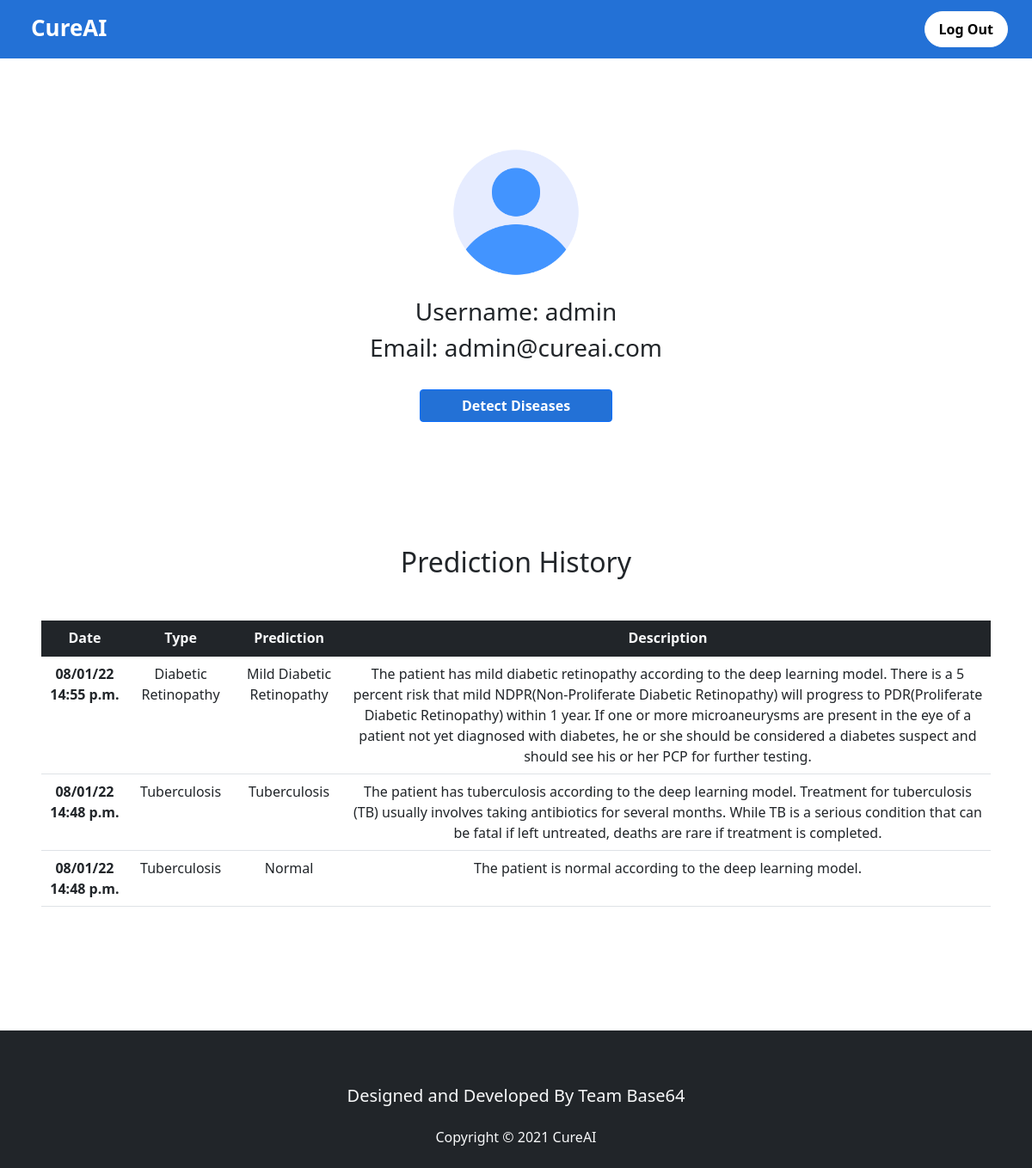
The page /dashboard (signed in) on the database its author committed.
### main/models.py (models this page shows, shortened)
class Prediction(models.Model):
    type = models.CharField(max_length=50, primary_key=False)
    prediction = models.CharField(max_length=50)
    description = models.TextField()
    date = models.DateTimeField(default=timezone.now)
    username = models.ForeignKey(User, on_delete=models.CASCADE)

### main/views.py (the view)
# urls.py: path('dashboard', views.dashboard_view, name='dashboard'),
def dashboard_view(request):
    if(request.user.is_authenticated):
        pred = Prediction.objects.all().order_by('-date')
        return render(request, 'main/dashboard.html', {'predictions':pred})
    return redirect('login')

### main/templates/main/dashboard.html (shortened to what this page needs)
{% extends 'main/base.html' %}
{% load static %}
{% block headcontent %}
<link rel="stylesheet" href="{% static 'css/app.css' %}">
<link href="https://cdn.jsdelivr.net/npm/bootstrap@5.1.3/dist/css/bootstrap.min.css" rel="stylesheet"
 />
{% endblock %}
{% block navitemsright %}
<a class="btn btn-light m-1 px-3 py-2" style="background-color: white; border-radius: 999px;" href="/logout"><b>Log Out</b></a>
{% endblock %}
{% block content %}
{% if user.is_authenticated %}
  <div class="dcontainer" style="min-height: 70vh; margin: 2rem auto 2rem auto;">
    <div class="text-center p-5 mb-5">
      <div>
        <img class="img-fluid m-4" src="{% static 'img/user.png' %}" alt="" style="max-height: 150px; max-width: 1500px;"/>
        <h3>Username: {{user.username}}</h3>
        <h3>Email: {{user.email}}</h3>
      </div>
      <a class="btn btn-primary px-5 mt-4 mb-5" style="background-color: #2371d6;" href="/upload"><b>Detect Diseases</b></a>
    </div>
    <h2 class="text-center mt-4 mb-1">Prediction History</h2>
    <div class="table-responsive text-center px-5 mt-5">
      <table class="table">
        <thead class="thead-dark bg-dark text-light">
          <tr>
            <th scope="col">Date</th>
            <th scope="col">Type</th>
            <th scope="col">Prediction</th>
            <th scope="col">Description</th>
          </tr>
        </thead>
        <tbody>
          {% for p in predictions %}
            <tr>
              <th scope="row">{{ p.date|date:"d/m/y H:i a" }}</th>
              <td>{{ p.type }}</td>
              <td>{{ p.prediction }}</td>
              <td>{{ p.description }}</td>
            </tr>
          {% endfor %}
        </tbody>
      </table>
    </div>
    <div class="text-center p-5">
    </div>
  </div>
{% endif %}
{% endblock %}

### main/templates/main/base.html (shortened to what this page needs)
{% load static %}
<!DOCTYPE html>
<html lang="en">
<head>
    {% block headcontent %}
    {% endblock %}
</head>
<body>
    <nav class="navbar navbar-expand-lg navbar-dark" style="width: 100% !important; background-color: #2371d6; padding-inline: 0.75rem;">
        <div class="container-fluid">
          <a class="navbar-brand pb-2" style="margin-left: 0.75rem; font-size: 26px; font-weight: 700;" href="/"><b>CureAI</b></a>
          <div class="collapse navbar-collapse justify-content-end" id="navbarNavAltMarkup">
            <div class="navbar-nav">
              {% block navitemsright %}
              {% endblock %}
            </div>
          </div>
        </div>
    </nav>
    {% block content %}
    {% endblock %}
    <footer class=" text-center bg-dark text-light">
        <div class="row">
          <div class="col-12 pb-2">
            <h6 class="lead mb-4">Designed and Developed By Team Base64</h6>
            <p>Copyright ©
              <span id="year">2021</span> CureAI</p>
          </div>
        </div>
    </footer>
</body>
</html>

### static/css/app.css (style rules this page uses)
* { margin: 0; padding: 0; box-sizing: border-box; }
body { width: 100vw; height: 100vh; overflow-x: hidden; }
body footer { padding: 4rem 3rem 0rem 3rem; }

### rows shown on the page
Prediction: date "08/01/22 14:55 p.m.", type "Diabetic Retinopathy", prediction "Mild Diabetic Retinopathy", description "The patient has mild diabetic retinopathy according to the deep learning model. There is a 5 percent risk that mild NDPR(Non-Proliferate Diabetic Retinopathy) will progress to PDR(Proliferate Diabetic Retinopathy) within 1 year. If one or more microaneurysms are present in the eye of a patient not yet diagnosed with diabetes, he or she should be considered a diabetes suspect and should see his or her PCP for further testing."
Prediction: date "08/01/22 14:48 p.m.", type "Tuberculosis", prediction "Tuberculosis", description "The patient has tuberculosis according to the deep learning model. Treatment for tuberculosis (TB) usually involves taking antibiotics for several months. While TB is a serious condition that can be fatal if left untreated, deaths are rare if treatment is completed."
Prediction: date "08/01/22 14:48 p.m.", type "Tuberculosis", prediction "Normal", description "The patient is normal according to the deep learning model."

### other values the page prints
{{ user.username }} "admin"
{{ user.email }} "admin@cureai.com"
